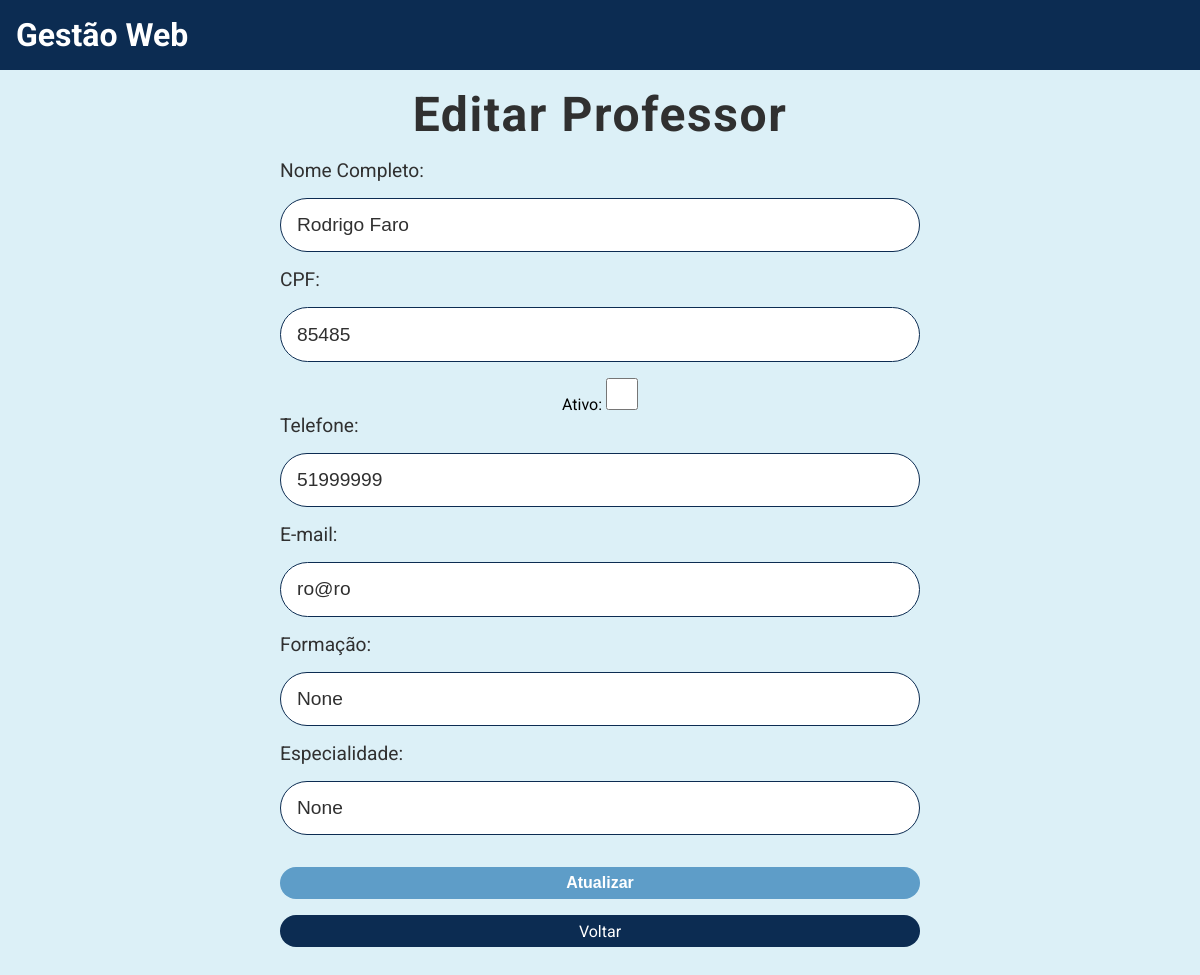
Page /editar/professor/6 on the committed database.
### tables this page shows
CREATE TABLE Professores (Matricula INTEGER PRIMARY KEY AUTOINCREMENT, Nome VARCHAR (255) NOT NULL, CPF VARCHAR (11) NOT NULL UNIQUE, Ativo BOOLEAN DEFAULT (1), Telefone VARCHAR (11), Email VARCHAR (255), Formacao VARCHAR (255), Especialidade VARCHAR (255));

### index.py (the view, shortened to what this page needs)
@app.route("/editar/professor/<matricula>", methods=("GET", "POST"))
def editar_professor(matricula):
    professor = Professor.listaProfessorMatricula(matricula)
    return render_template("editar_professor.html", professor=professor)

### _Projeto_Professor.py (called while the page is built)
    @classmethod
    def listaProfessorMatricula(cls, matricula):
        conexao = sqlite3.connect('Gestão_Escolar.db')
        cursor = conexao.cursor()
        sql = f"""
            SELECT * FROM Professores WHERE matricula = {matricula}
                """
        cursor.execute(sql)
        listaProfessor = cursor.fetchone()
        conexao.close()
        return listaProfessor

### templates/editar_professor.html
{% extends "base.html" %}
{% block conteudo %}
    <div class="conteudo-principal">
    <h2> Editar Professor </h2>
        <div class="conteudo-formulario">
            <form method="post">
                <div class="campos-formulario">
                <label for="nome_professor"> Nome Completo: </label>
                <input type="text" name="nome_professor" id="nome_professor" value="{{ professor[1] }}" required>
                </div>
                <div class="campos-formulario">
                <label for="cpf_professor"> CPF: </label>
                <input type="text" name="cpf_professor" id="cpf_professor" value="{{ professor[2] }}" required>
                </div>
                <div class="checkbox">
                <label for="ativo_professor"> Ativo: </label>
                {% if professor[3] == 1 %}
                    <input type="checkbox" name="ativo_professor" id="ativo_professor" checked>
                {% else %}
                    <input type="checkbox" name="ativo_professor" id="ativo_professor">
                </div>
                {% endif %}
                <div class="campos-formulario">
                <label for="telefone_professor"> Telefone: </label>
                <input type="text" name="telefone_professor" id="telefone_professor" value="{{ professor[4] }}">
                </div>
                <div class="campos-formulario">
                <label for="email_professor"> E-mail: </label>
                <input type="email" name="email_professor" id="email_professor" value="{{ professor[5] }}">
                </div>
                <div class="campos-formulario">
                <label for="formacao_professor"> Formação: </label>
                <input type="text" name="formacao_professor" id="formacao_professor" value="{{ professor[6] }}">
                </div>
                <div class="campos-formulario">
                <label for="especialidade_professor"> Especialidade: </label>
                <input type="text" name="especialidade_professor" id="especialidade_professor" value="{{ professor[7] }}">
                </div>
                <button type="submit"> Atualizar </button>
            </form>
            <a href="/listar/professores" class="botao-primario"> Voltar </a>
        </div>
    </div>
{% endblock %}

### static/css/style.css (style rules this page uses)
:root { --azul-fraco: rgb(220, 240, 247); --azul-escuro: rgb(12, 44, 82); --preto: rgb(48, 48, 48); --azul-normal: rgb(94, 157, 200); --verde-normal: rgb(21, 238, 108); }
* { margin: 0; padding: 0; box-sizing: border-box; }
body { font-family: 'Roboto', sans-serif; background: var(--azul-fraco) }
a { text-decoration: none; }
.botao-primario { display: flex; background-color: var(--azul-escuro); color: #FFFFFF; width: 100%; text-align: center; align-items: center; justify-content: center; border-radius: 3rem; }
main .conteudo-principal { display: flex; align-items: center; text-align: center; justify-content: center; flex-direction: column; margin-bottom: 3rem; }
main .conteudo-principal h2 { color: var(--preto); font-size: 3rem; margin: 1rem 0 1rem 0; letter-spacing: .1rem; }
main .conteudo-principal .conteudo-formulario { width: 40rem; }
main .conteudo-principal .conteudo-formulario .campos-formulario { display: flex; flex-direction: column; }
main .conteudo-principal .conteudo-formulario .campos-formulario label { font-size: 1.2rem; color: var(--preto); text-align: left; }
main .conteudo-principal .conteudo-formulario .campos-formulario input { width: 100%; height: 3.4rem; border-radius: 2rem; margin: 1rem 0 1rem 0; padding: 1rem; color: var(--preto); font-size: 1.2rem; border: 1px solid var(--azul-escuro); }
main .conteudo-principal .conteudo-formulario .checkbox input[type=checkbox] { width: 2rem; height: 2rem; }
main .conteudo-principal .conteudo-formulario button { background: var(--azul-normal); color: #FFFFFF; width: 100%; height: 2rem; margin: 1rem 0 1rem 0; text-align: center; border-radius: 3rem; border: none; font-size: 1rem; font-weight: 600; cursor: pointer; }
main .conteudo-principal .conteudo-formulario .botao-primario { height: 2rem; font-size: 1rem; font-weight: 400; }

### rows in the picture
Professores: nome_professor "Rodrigo Faro", cpf_professor "85485", telefone_professor "51999999", email_professor "ro@ro"
